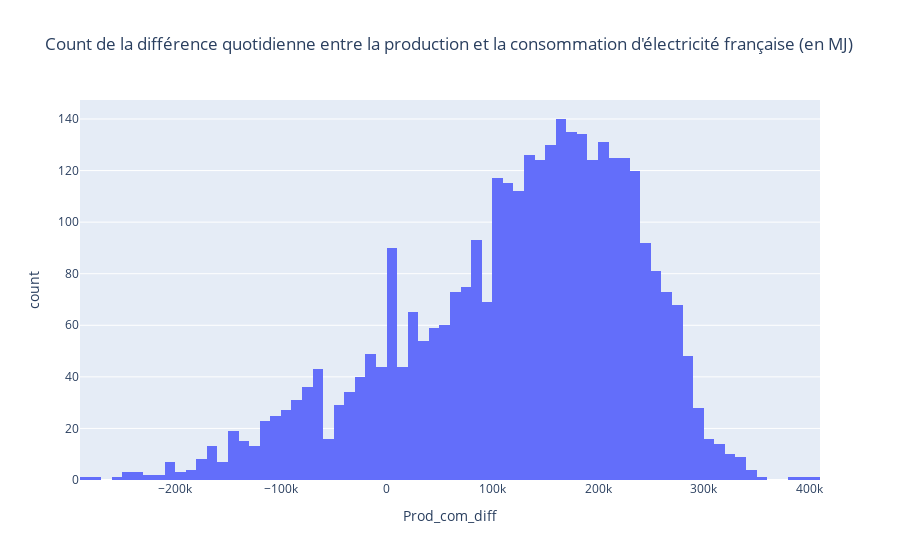

Notebook cell for this chart:
### Markdown cell above
### On calcule la différence entre la production et la consommation totale

### Code cell
colonne_prod = ['Fioul', 'Charbon',
       'Gaz', 'Nucléaire', 'Eolien', 'Solaire', 'Hydraulique', 'Pompage',
       'Bioénergies']
df["Prod_total"] = df[colonne_prod].sum(axis=1)

df["Prod_com_diff"] = df["Prod_total"] - df["Consommation"]
fig = px.histogram(df, x="Prod_com_diff", nbins=100, title="Count de la différence quotidienne entre la production et la consommation d'électricité française (en MJ)")
fig.show()

### Figure 1 — Plotly figure (JSON) as saved in the notebook; plotly's stock layout.template omitted (floating-point values rounded to 4 significant figures; data arrays with more than 128 entries replaced by an {"elided": "..."} marker saying what was removed)
{"data": [{"alignmentgroup": "True", "bingroup": "x", "hovertemplate": "Prod_com_diff=%{x}<br>count=%{y}<extra></extra>", "legendgroup": "", "marker": {"color": "#636efa", "pattern": {"shape": ""}}, "name": "", "nbinsx": 100, "offsetgroup": "", "orientation": "v", "showlegend": false, "type": "histogram", "x": {"elided": "3386 float values"}, "xaxis": "x", "yaxis": "y"}], "layout": {"barmode": "relative", "legend": {"tracegroupgap": 0}, "title": {"text": "Count de la différence quotidienne entre la production et la consommation d'électricité française (en MJ)"}, "xaxis": {"anchor": "y", "domain": [0, 1], "title": {"text": "Prod_com_diff"}}, "yaxis": {"anchor": "x", "domain": [0, 1], "title": {"text": "count"}}}}
